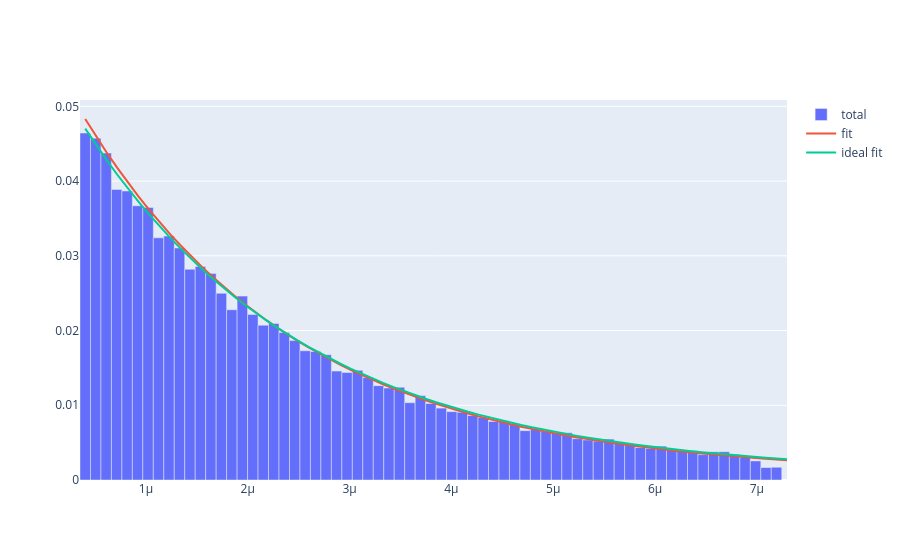

This figure's notebook cell:
### Markdown cell above
## Plot result + Discrepancy analysis

### Code cell
count,edges = np.histogram(data_refact , n_bins)


fig = go.Figure()
fig.add_trace(go.Bar(x=edges[:-1], y=count/len(data_refact), name='total', width=np.diff(edges)))

x_fit = np.linspace(min(data_refact) , max(data_refact) , n_bins)
y_fit = exp_unif_pdf( x_fit , min(data_refact) , max(data_refact), *full_analysis.values)*np.diff( edges )[0]
y_ideal_fit = exp_unif_pdf(x_fit , min(data_refact) , max(data_refact), full_analysis.values["freq_exp1"], TAU_MU , 0)*np.diff(edges)[0]
fig.add_trace(go.Scatter(x=x_fit, y=y_fit, mode='lines', name='fit', line=dict(shape='linear')))
fig.add_trace(go.Scatter(x=x_fit, y=y_ideal_fit, mode='lines', name='ideal fit', line=dict(shape='linear')))
